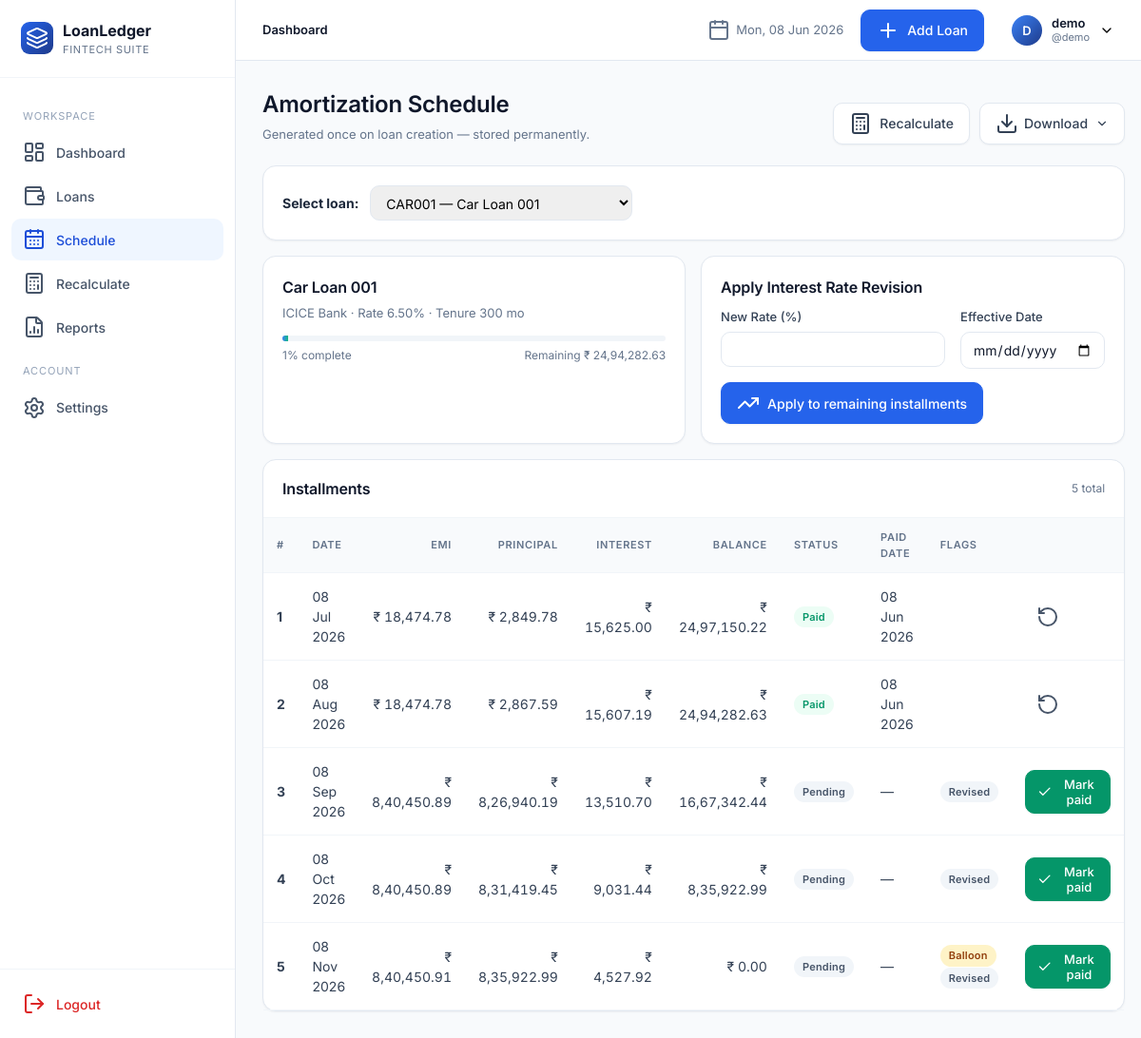
The page /schedule/ (signed in) on the database its author committed.
### app/models.py (models this page shows, shortened)
class User(UserMixin, db.Model):
    __tablename__ = "users"
    id = db.Column(db.Integer, primary_key=True)
    full_name = db.Column(db.String(120), nullable=False)
    username = db.Column(db.String(64), unique=True, nullable=False, index=True)
    email = db.Column(db.String(160), unique=True, nullable=False, index=True)
    password_hash = db.Column(db.String(256), nullable=False)
    preferred_currency = db.Column(db.String(8), default="INR")
    preferred_date_format = db.Column(db.String(20), default="%d %b %Y")
    created_at = db.Column(db.DateTime, default=datetime.utcnow)
    loans = db.relationship("Loan", backref="owner", lazy="dynamic", cascade="all, delete-orphan")

class Loan(db.Model):
    __tablename__ = "loans"
    id = db.Column(db.Integer, primary_key=True)
    user_id = db.Column(db.Integer, db.ForeignKey("users.id"), nullable=False, index=True)
    loan_id = db.Column(db.String(40), nullable=False, index=True)  # manual unique per user
    loan_name = db.Column(db.String(120), nullable=False)
    loan_category = db.Column(db.String(50), nullable=False, default="Personal")
    bank_name = db.Column(db.String(120), nullable=False)
    loan_amount = db.Column(db.Float, nullable=False)
    interest_rate = db.Column(db.Float, nullable=False)  # annual %
    down_payment = db.Column(db.Float, default=0)
    custom_emi = db.Column(db.Float, nullable=True)
    start_date = db.Column(db.Date, nullable=False)
    tenure_months = db.Column(db.Integer, nullable=False)
    loan_status = db.Column(db.String(20), default="Active", index=True)
    remaining_balance = db.Column(db.Float, default=0)
    completion_percentage = db.Column(db.Float, default=0)
    is_archived = db.Column(db.Boolean, default=False, index=True)
    balloon_date = db.Column(db.Date, nullable=True)
    balloon_amount = db.Column(db.Float, nullable=True)
    notes = db.Column(db.Text)
    closed_at = db.Column(db.DateTime, nullable=True)
    final_amount = db.Column(db.Float, nullable=True)
    closure_notes = db.Column(db.Text, nullable=True)
    created_at = db.Column(db.DateTime, default=datetime.utcnow)
    updated_at = db.Column(db.DateTime, default=datetime.utcnow, onupdate=datetime.utcnow)
    schedules = db.relationship("Schedule", backref="loan", lazy="dynamic",
                                cascade="all, delete-orphan", order_by="Schedule.month_index")
    __table_args__ = (db.UniqueConstraint("user_id", "loan_id", name="uq_user_loanid"),)

class Schedule(db.Model):
    __tablename__ = "schedules"
    id = db.Column(db.Integer, primary_key=True)
    loan_id = db.Column(db.Integer, db.ForeignKey("loans.id"), nullable=False, index=True)
    month_index = db.Column(db.Integer, nullable=False)
    payment_date = db.Column(db.Date, nullable=False)
    emi = db.Column(db.Float, nullable=False)
    principal = db.Column(db.Float, nullable=False)
    interest = db.Column(db.Float, nullable=False)
    remaining_balance = db.Column(db.Float, nullable=False)
    payment_status = db.Column(db.String(20), default="Pending")  # Pending / Paid / Overdue
    paid_date = db.Column(db.Date, nullable=True)
    notes = db.Column(db.String(255))
    is_balloon = db.Column(db.Boolean, default=False)
    is_revised = db.Column(db.Boolean, default=False)

### app/blueprints/schedule.py (the view)
@schedule_bp.route("/")
@login_required
def index():
    loans = current_user.loans.filter_by(is_archived=False).order_by(Loan.created_at.desc()).all()
    selected_id = request.args.get("loan_pk", type=int)
    loan = _get_loan(selected_id) if selected_id else (loans[0] if loans else None)
    revision_form = InterestRevisionForm()
    return render_template("schedule/index.html", loans=loans, loan=loan, revision_form=revision_form)

### app/forms.py
class InterestRevisionForm(FlaskForm):
    new_rate = FloatField("New Interest Rate (%)", validators=[InputRequired(), NumberRange(min=0, max=100)])
    effective_date = DateField("Effective Date", validators=[DataRequired()])
    submit = SubmitField("Apply Revision")

### app/utils.py (called while the page is built)
def format_date(d, fmt=None):
    if not d:
        return "-"
    if fmt is None and current_user and current_user.is_authenticated:
        fmt = current_user.preferred_date_format or "%d %b %Y"
    fmt = fmt or "%d %b %Y"
    try:
        return d.strftime(fmt)
    except Exception:
        return str(d)

### app/templates/schedule/index.html (shortened to what this page needs)
{% extends "base.html" %}
{% block content %}
<div class="page-header">
  <div class="title-block">
    <h1>Amortization Schedule</h1>
    <div class="sub">Generated once on loan creation — stored permanently.</div>
  </div>
  <div class="actions">
    {% if loan %}
      <a href="{{ url_for('recalc.index', loan_pk=loan.id) }}" class="btn secondary">
        <i data-lucide="calculator"></i> Recalculate
      </a>
      <div style="display:inline-block;position:relative">
        <button class="btn secondary" id="csvPdfBtn" type="button" style="gap:6px">
          <i data-lucide="download"></i> Download <i data-lucide="chevron-down" style="width:14px;height:14px;margin-left:2px"></i>
        </button>
      </div>
    {% endif %}
  </div>
</div>
{% if not loans %}
  <div class="card pad empty">
    <i data-lucide="calendar-x"></i>
    <h3>No loans yet</h3>
    <p>Create a loan to view its schedule.</p>
  </div>
{% else %}
  <div class="card" style="margin-bottom:16px">
    <div class="card-body" style="display:flex;align-items:center;gap:12px;flex-wrap:wrap">
      <strong>Select loan:</strong>
      <select onchange="location.href=this.value"
        style="padding:8px 12px;border:1px solid var(--slate-200);border-radius:10px">
        {% for l in loans %}
          <option value="{{ url_for('schedule.view', loan_pk=l.id) }}"
            {% if loan and l.id == loan.id %}selected{% endif %}>
            {{ l.loan_id }} — {{ l.loan_name }}
          </option>
        {% endfor %}
      </select>
    </div>
  </div>
  {% if loan %}
    <div class="grid grid-2" style="margin-bottom:16px">
      <div class="card pad">
        <h3 style="margin-bottom:6px">{{ loan.loan_name }}</h3>
        <div style="color:var(--slate-500);font-size:13px">
          {{ loan.bank_name }} · Rate {{ '%.2f'|format(loan.interest_rate) }}%
          · Tenure {{ loan.tenure_months }} mo
        </div>
        <div style="margin-top:14px">
          <div class="progress">
            <div class="progress-bar" style="width: {{ loan.completion_percentage }}%"></div>
          </div>
          <div style="display:flex;justify-content:space-between;font-size:12px;color:var(--slate-500);margin-top:6px">
            <span>{{ '%.0f'|format(loan.completion_percentage) }}% complete</span>
            <span>Remaining {{ loan.remaining_balance|money }}</span>
          </div>
        </div>
      </div>
      <div class="card pad">
        <h3 style="margin-bottom:10px">Apply Interest Rate Revision</h3>
        <form method="post" action="{{ url_for('schedule.revise_interest', loan_pk=loan.id) }}">
          <div class="form-grid">
            <div class="form-row">
              <label>New Rate (%)</label>
              {{ revision_form.new_rate() }}
            </div>
            <div class="form-row">
              <label>Effective Date</label>
              {{ revision_form.effective_date() }}
            </div>
          </div>
          <button class="btn">
            <i data-lucide="trending-up"></i>
            Apply to remaining installments
          </button>
        </form>
      </div>
    </div>
    <div class="card">
      <div class="card-header">
        <h3>Installments</h3>
        <span style="font-size:12px;color:var(--slate-500)">
          {{ loan.schedules.count() }} total
        </span>
      </div>
      <div class="table-wrap" style="max-height:640px;overflow-y:auto">
        <table class="tbl">
          <thead>
            <tr>
              <th>#</th>
              <th>Date</th>
              <th class="num">EMI</th>
              <th class="num">Principal</th>
              <th class="num">Interest</th>
              <th class="num">Balance</th>
              <th>Status</th>
              <th>Paid Date</th>
              <th>Flags</th>
              <th></th>
            </tr>
          </thead>
          <tbody>
            {% for s in loan.schedules %}
            <tr>
              <td><strong>{{ s.month_index }}</strong></td>
              <td>{{ s.payment_date|fdate }}</td>
              <td class="num">{{ s.emi|money }}</td>
              <td class="num">{{ s.principal|money }}</td>
              <td class="num">{{ s.interest|money }}</td>
              <td class="num">{{ s.remaining_balance|money }}</td>
              <td data-status>
                <span class="badge {{ s.payment_status }}">{{ s.payment_status }}</span>
              </td>
              <td>
                {{ s.paid_date|fdate if s.paid_date else '—' }}
              </td>
              <td>
                {% if s.is_balloon %}
                  <span class="badge Balloon">Balloon</span>
                {% endif %}
                {% if s.is_revised %}
                  <span class="badge Pending">Revised</span>
                {% endif %}
              </td>
              <td>
                {% if s.payment_status == 'Paid' %}
                  <form method="post"
                        action="{{ url_for('schedule.undo_paid', loan_pk=loan.id, schedule_id=s.id) }}"
                        data-ajax="payment"
                        data-schedule-id="{{ s.id }}"
                        data-kind="undo"
                        style="display:inline">
                    <button class="btn ghost sm">
                      <i data-lucide="rotate-ccw"></i>
                    </button>
                  </form>
                {% else %}
                  <form method="post"
                        action="{{ url_for('schedule.mark_paid', loan_pk=loan.id, schedule_id=s.id) }}"
                        data-ajax="payment"
                        data-schedule-id="{{ s.id }}"
                        data-kind="paid"
                        style="display:inline">
                    <button class="btn success sm">
                      <i data-lucide="check"></i> Mark paid
                    </button>
                  </form>
                {% endif %}
              </td>
            </tr>
            {% endfor %}
          </tbody>
        </table>
      </div>
    </div>
  {% endif %}
{% endif %}
{% endblock %}

### app/templates/_topnav.html (shortened to what this page needs)
<header class="topnav">
  <div class="crumbs">
    {% block crumbs %}<strong>Dashboard</strong>{% endblock %}
  </div>
  <div class="date"><i data-lucide="calendar"></i> {{ now.strftime('%a, %d %b %Y') }}</div>
  {% if request.endpoint and not request.endpoint.startswith('settings.') %}
    <a href="{{ url_for('loans.add') }}" class="btn"><i data-lucide="plus"></i> Add Loan</a>
  {% endif %}
  <div class="profile">
    <button class="profile-btn">
      <div class="avatar">{{ current_user.full_name[:1]|upper }}</div>
      <div style="text-align:left;line-height:1.2">
        <div style="font-weight:600;font-size:13px;color:var(--slate-900)">{{ current_user.full_name }}</div>
        <div style="font-size:11px;color:var(--slate-500)">@{{ current_user.username }}</div>
      </div>
      <i data-lucide="chevron-down" style="width:16px;height:16px"></i>
    </button>
  </div>
</header>

### rows shown on the page
User: full_name "D", full_name "demo", username "demo"
Loan: loan_name "Car Loan 001", bank_name "ICICE Bank", interest_rate "6.50", tenure_months "300", completion_percentage "1", remaining_balance "₹ 24,94,282.63"
Schedule: month_index "1", payment_date|fdate "08 Jul 2026", emi "₹ 18,474.78", principal "₹ 2,849.78", interest "₹ 15,625.00", remaining_balance "₹ 24,97,150.22", payment_status "Paid", paid_date|fdate "08 Jun 2026"
Schedule: month_index "2", payment_date|fdate "08 Aug 2026", emi "₹ 18,474.78", principal "₹ 2,867.59", interest "₹ 15,607.19", remaining_balance "₹ 24,94,282.63", payment_status "Paid", paid_date|fdate "08 Jun 2026"
Schedule: month_index "3", payment_date|fdate "08 Sep 2026", emi "₹ 8,40,450.89", principal "₹ 8,26,940.19", interest "₹ 13,510.70", remaining_balance "₹ 16,67,342.44", payment_status "Pending", paid_date|fdate "—", is_revised "Revised"
Schedule: month_index "4", payment_date|fdate "08 Oct 2026", emi "₹ 8,40,450.89", principal "₹ 8,31,419.45", interest "₹ 9,031.44", remaining_balance "₹ 8,35,922.99", payment_status "Pending", paid_date|fdate "—", is_revised "Revised"
Schedule: month_index "5", payment_date|fdate "08 Nov 2026", emi "₹ 8,40,450.91", principal "₹ 8,35,922.99", interest "₹ 4,527.92", remaining_balance "₹ 0.00", payment_status "Pending", paid_date|fdate "—", is_balloon "Balloon", is_revised "Revised"

### other values the page prints
{{ loan.schedules.count() }} "5"
form field value "CAR001 — Car Loan 001"
